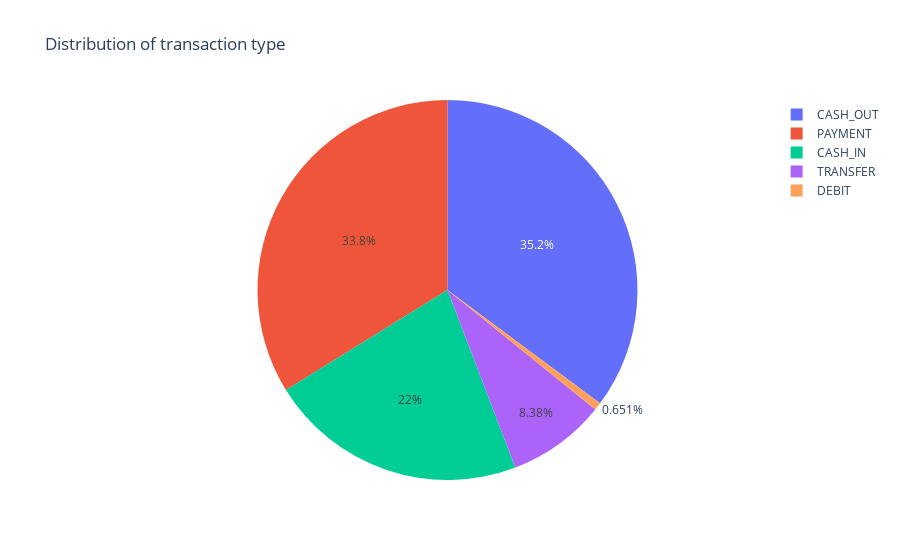

Here is the notebook cell this chart was saved with:
### Code cell
import plotly.express as px
import plotly.io as pio
type= df['type'].value_counts()
fig = px.pie(
    names=type.index,
    values=type.values,
    title="Distribution of transaction type"
)
fig.show()

### Figure 1 — Plotly figure (JSON) as saved in the notebook; plotly's stock layout.template omitted (floating-point values rounded to 4 significant figures)
{"data": [{"domain": {"x": [0, 1], "y": [0, 1]}, "hovertemplate": "label=%{label}<br>value=%{value}<extra></extra>", "labels": ["CASH_OUT", "PAYMENT", "CASH_IN", "TRANSFER", "DEBIT"], "legendgroup": "", "name": "", "showlegend": true, "type": "pie", "values": [2237500, 2151495, 1399284, 532909, 41432]}], "layout": {"legend": {"tracegroupgap": 0}, "title": {"text": "Distribution of transaction type"}}}
